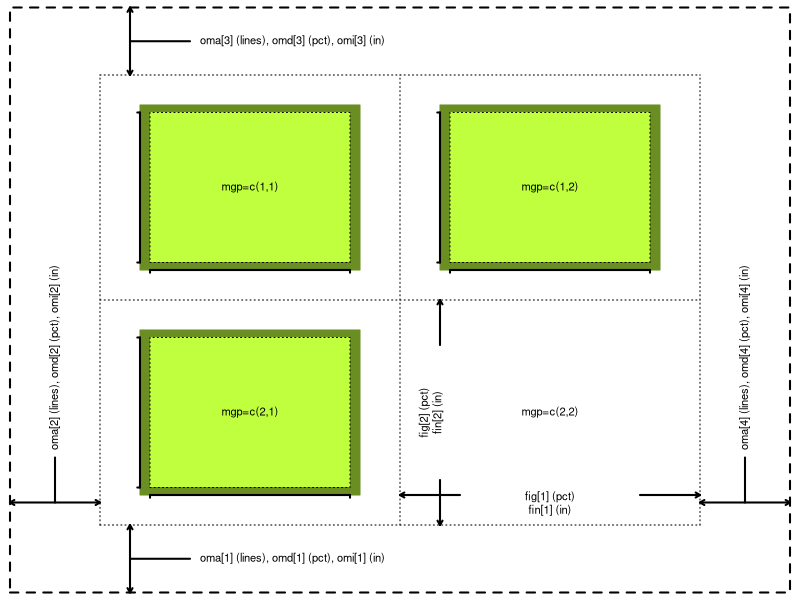

This chart was generated by the following R code:
## ---- chunk 1

  par(mar=rep(0, 4), xaxs="i", yaxs="i", cex=0.67, tcl=-0.2)
  plot(c(100, 900), c(100, 900), type="n", axes=FALSE)
  g <- c(200, 500, 800)
  segments(g, 200, g, 800, lty="dotted")
  segments(200, g, 800, g, lty="dotted")

  polygon(
    x=c(540, 760, 760, 540),
    y=c(540, 540, 760, 760),
    density=NA, col="olivedrab", border=NULL)
  polygon(
    x=c(550, 750, 750, 550),
    y=c(550, 550, 750, 750),
    density=NA, col="olivedrab1", border="black", lty="dotted")
  axis(side=1, pos=540, at=c(550, 750), labels=rep(" ", 2), lwd=2)
  axis(side=2, pos=540, at=c(550, 750), labels=rep(" ", 2), lwd=2)
  
  polygon(
    x=c(240, 460, 460, 240),
    y=c(540, 540, 760, 760),
    density=NA, col="olivedrab", border=NULL)
  polygon(
    x=c(250, 450, 450, 250),
    y=c(550, 550, 750, 750),
    density=NA, col="olivedrab1", border="black", lty="dotted")
  axis(side=1, pos=540, at=c(250, 450), labels=rep(" ", 2), lwd=2)
  axis(side=2, pos=240, at=c(550, 750), labels=rep(" ", 2), lwd=2)
  
  polygon(
    x=c(240, 460, 460, 240),
    y=c(240, 240, 460, 460),
    density=NA, col="olivedrab", border=NULL)
  polygon(
    x=c(250, 450, 450, 250),
    y=c(250, 250, 450, 450),
    density=NA, col="olivedrab1", border="black", lty="dotted")
  axis(side=1, pos=240, at=c(250, 450), labels=rep(" ", 2), lwd=2)
  axis(side=2, pos=240, at=c(250, 450), labels=rep(" ", 2), lwd=2)

  polygon(x=c(110, 890, 890, 110), y=c(110, 110, 890, 890), lwd=2, lty="dashed")

  arrows(560, 240, 500, 240, lwd=2, length=0.05)
  arrows(740, 240, 800, 240, lwd=2, length=0.05)
  arrows(540, 260, 540, 200, lwd=2, length=0.05)
  arrows(540, 440, 540, 500, lwd=2, length=0.05)
  text(650, 230, "fig[1] (pct)\nfin[1] (in)")
  text(530, 350, "fig[2] (pct)\nfin[2] (in)", srt=90)
  
  arrows(230, 110, 230, 200, lwd=2, length=0.05, code=3)
  arrows(230, 800, 230, 890, lwd=2, length=0.05, code=3)
  arrows(110, 230, 200, 230, lwd=2, length=0.05, code=3)
  arrows(800, 230, 890, 230, lwd=2, length=0.05, code=3)
  segments(230, 155, 290, 155, lwd=2)
  segments(230, 845, 290, 845, lwd=2)
  segments(155, 290, 155, 230, lwd=2)
  segments(845, 290, 845, 230, lwd=2)
  text(300, 155, "oma[1] (lines), omd[1] (pct), omi[1] (in)", adj=0)
  text(300, 845, "oma[3] (lines), omd[3] (pct), omi[3] (in)", adj=0)
  text(155, 300, "oma[2] (lines), omd[2] (pct), omi[2] (in)", adj=0, srt=90)
  text(845, 300, "oma[4] (lines), omd[4] (pct), omi[4] (in)", adj=0, srt=90)
  
  text(350, 350, "mgp=c(2,1)")
  text(350, 650, "mgp=c(1,1)")
  text(650, 650, "mgp=c(1,2)")
  text(650, 350, "mgp=c(2,2)")
